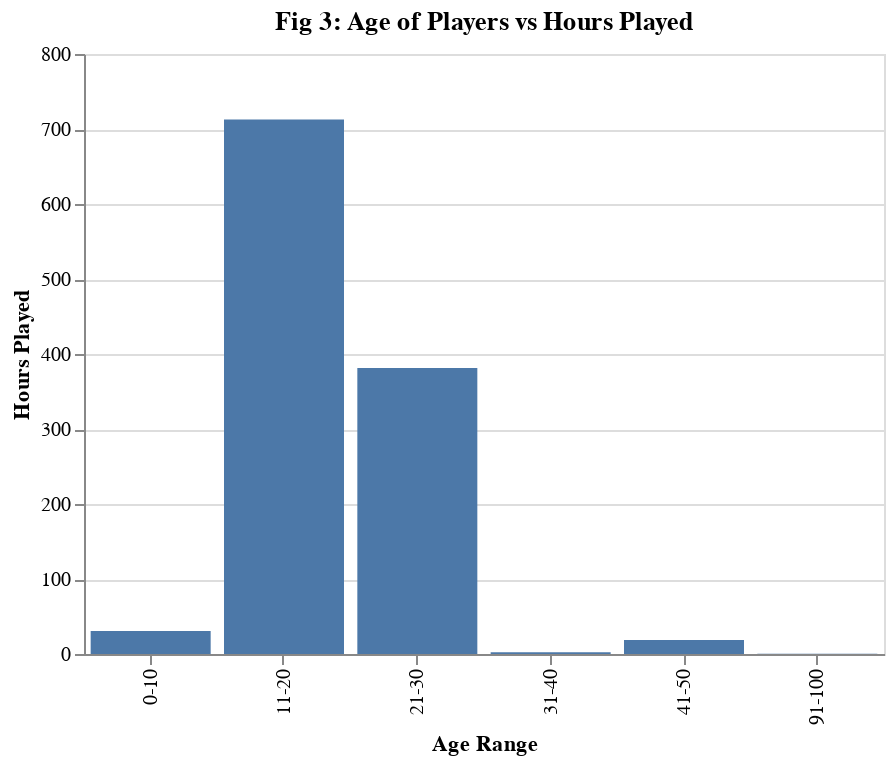

The notebook cell this image was saved under:
### Code cell
fig3

### Figure 1 — Vega-Lite specification as saved in the notebook (floating-point values rounded to 4 significant figures)
{"config": {"view": {"continuousWidth": 300, "continuousHeight": 300}}, "data": {"name": "data-71588524dfb15bac743bd7a22c817e37"}, "mark": {"type": "bar"}, "encoding": {"x": {"field": "age_group", "sort": ["0-10", "11-20", "21-30", "31-40", "41-50", "51-60", "61-70", "71-80", "81-90", "91-100"], "title": "Age Range", "type": "ordinal"}, "y": {"field": "played_hours", "title": "Hours Played", "type": "quantitative"}}, "height": 300, "title": "Fig 3: Age of Players vs Hours Played", "width": 400, "$schema": "https://vega.github.io/schema/vega-lite/v5.20.1.json", "datasets": {"data-71588524dfb15bac743bd7a22c817e37": [{"age_group": "0-10", "played_hours": 30.6}, {"age_group": "11-20", "played_hours": 712.7}, {"age_group": "21-30", "played_hours": 381.2}, {"age_group": "31-40", "played_hours": 2.3}, {"age_group": "41-50", "played_hours": 18.7}, {"age_group": "91-100", "played_hours": 0.3}]}}
